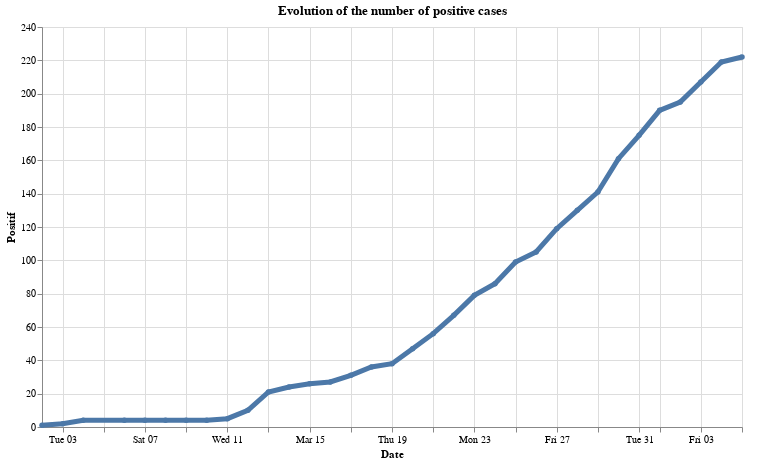

Source (notebook cell):
### Markdown cell above
### Q5

### Code cell
chart = alt.Chart(evol_cases.reset_index()).mark_line(size=5, point=True).encode(
    x='Date:T',
    y='Positif:Q'
).properties(title="Evolution of the number of positive cases", height=400, width=700)

chart

### Figure 1 — Vega-Lite specification as saved in the notebook (floating-point values rounded to 4 significant figures)
{"config": {"view": {"continuousWidth": 400, "continuousHeight": 300}}, "data": {"name": "data-9687960a683b4f41455ff621f7f8a731"}, "mark": {"type": "line", "point": true, "size": 5}, "encoding": {"x": {"field": "Date", "type": "temporal"}, "y": {"field": "Positif", "type": "quantitative"}}, "height": 400, "title": "Evolution of the number of positive cases", "width": 700, "$schema": "https://vega.github.io/schema/vega-lite/v4.17.0.json", "datasets": {"data-9687960a683b4f41455ff621f7f8a731": [{"Date": "2020-03-02T00:00:00", "Positif": 1, "Negatif": 0, "Décédé": 0.0, "Guéri": 1.0, "Actifs": 0.0}, {"Date": "2020-03-03T00:00:00", "Positif": 2, "Negatif": 1, "Décédé": 0.0, "Guéri": 3.0, "Actifs": -1.0}, {"Date": "2020-03-04T00:00:00", "Positif": 4, "Negatif": 1, "Décédé": 0.0, "Guéri": 5.0, "Actifs": -1.0}, {"Date": "2020-03-06T00:00:00", "Positif": 4, "Negatif": 3, "Décédé": 0.0, "Guéri": 5.0, "Actifs": -1.0}, {"Date": "2020-03-07T00:00:00", "Positif": 4, "Negatif": 5, "Décédé": 0.0, "Guéri": 5.0, "Actifs": -1.0}, {"Date": "2020-03-08T00:00:00", "Positif": 4, "Negatif": 7, "Décédé": 0.0, "Guéri": 5.0, "Actifs": -1.0}, {"Date": "2020-03-09T00:00:00", "Positif": 4, "Negatif": 13, "Décédé": 0.0, "Guéri": 5.0, "Actifs": -1.0}, {"Date": "2020-03-10T00:00:00", "Positif": 4, "Negatif": 14, "Décédé": 0.0, "Guéri": 5.0, "Actifs": -1.0}, {"Date": "2020-03-11T00:00:00", "Positif": 5, "Negatif": 21, "Décédé": 0.0, "Guéri": 6.0, "Actifs": -1.0}, {"Date": "2020-03-12T00:00:00", "Positif": 10, "Negatif": 22, "Décédé": 0.0, "Guéri": 11.0, "Actifs": -1.0}, {"Date": "2020-03-13T00:00:00", "Positif": 21, "Negatif": 22, "Décédé": 0.0, "Guéri": 22.0, "Actifs": -1.0}, {"Date": "2020-03-14T00:00:00", "Positif": 24, "Negatif": 22, "Décédé": 0.0, "Guéri": 25.0, "Actifs": -1.0}, {"Date": "2020-03-15T00:00:00", "Positif": 26, "Negatif": 22, "Décédé": 0.0, "Guéri": 27.0, "Actifs": -1.0}, {"Date": "2020-03-16T00:00:00", "Positif": 27, "Negatif": 30, "Décédé": 0.0, "Guéri": 28.0, "Actifs": -1.0}, {"Date": "2020-03-17T00:00:00", "Positif": 31, "Negatif": 70, "Décédé": 0.0, "Guéri": 32.0, "Actifs": -1.0}, {"Date": "2020-03-18T00:00:00", "Positif": 36, "Negatif": 92, "Décédé": 0.0, "Guéri": 37.0, "Actifs": -1.0}, {"Date": "2020-03-19T00:00:00", "Positif": 38, "Negatif": 112, "Décédé": 0.0, "Guéri": 39.0, "Actifs": -1.0}, {"Date": "2020-03-20T00:00:00", "Positif": 47, "Negatif": 159, "Décédé": 0.0, "Guéri": 48.0, "Actifs": -1.0}, {"Date": "2020-03-21T00:00:00", "Positif": 56, "Negatif": 181, "Décédé": 0.0, "Guéri": 57.0, "Actifs": -1.0}, {"Date": "2020-03-22T00:00:00", "Positif": 67, "Negatif": 255, "Décédé": 1.0, "Guéri": 67.0, "Actifs": 0.0}, {"Date": "2020-03-23T00:00:00", "Positif": 79, "Negatif": 304, "Décédé": 1.0, "Guéri": 79.0, "Actifs": 0.0}, {"Date": "2020-03-24T00:00:00", "Positif": 86, "Negatif": 356, "Décédé": 1.0, "Guéri": 81.0, "Actifs": 5.0}, {"Date": "2020-03-25T00:00:00", "Positif": 99, "Negatif": 485, "Décédé": 1.0, "Guéri": 81.0, "Actifs": 18.0}, {"Date": "2020-03-26T00:00:00", "Positif": 105, "Negatif": 609, "Décédé": 1.0, "Guéri": 81.0, "Actifs": 24.0}, {"Date": "2020-03-27T00:00:00", "Positif": 119, "Negatif": 739, "Décédé": 1.0, "Guéri": 81.0, "Actifs": 38.0}, {"Date": "2020-03-28T00:00:00", "Positif": 130, "Negatif": 826, "Décédé": 1.0, "Guéri": 81.0, "Actifs": 49.0}, {"Date": "2020-03-29T00:00:00", "Positif": 141, "Negatif": 966, "Décédé": 1.0, "Guéri": 81.0, "Actifs": 60.0}, {"Date": "2020-03-30T00:00:00", "Positif": 161, "Negatif": 1033, "Décédé": 1.0, "Guéri": 81.0, "Actifs": 80.0}, {"Date": "2020-03-31T00:00:00", "Positif": 175, "Negatif": 1117, "Décédé": 2.0, "Guéri": 81.0, "Actifs": 94.0}, {"Date": "2020-04-01T00:00:00", "Positif": 190, "Negatif": 1297, "Décédé": 2.0, "Guéri": 81.0, "Actifs": 109.0}, {"Date": "2020-04-02T00:00:00", "Positif": 195, "Negatif": 1379, "Décédé": 2.0, "Guéri": 81.0, "Actifs": 114.0}, {"Date": "2020-04-03T00:00:00", "Positif": 207, "Negatif": 1520, "Décédé": 2.0, "Guéri": 81.0, "Actifs": 126.0}, {"Date": "2020-04-04T00:00:00", "Positif": 219, "Negatif": 1685, "Décédé": 2.0, "Guéri": 81.0, "Actifs": 138.0}, {"Date": "2020-04-05T00:00:00", "Positif": 222, "Negatif": 1774, "Décédé": 2.0, "Guéri": 81.0, "Actifs": 141.0}]}}
